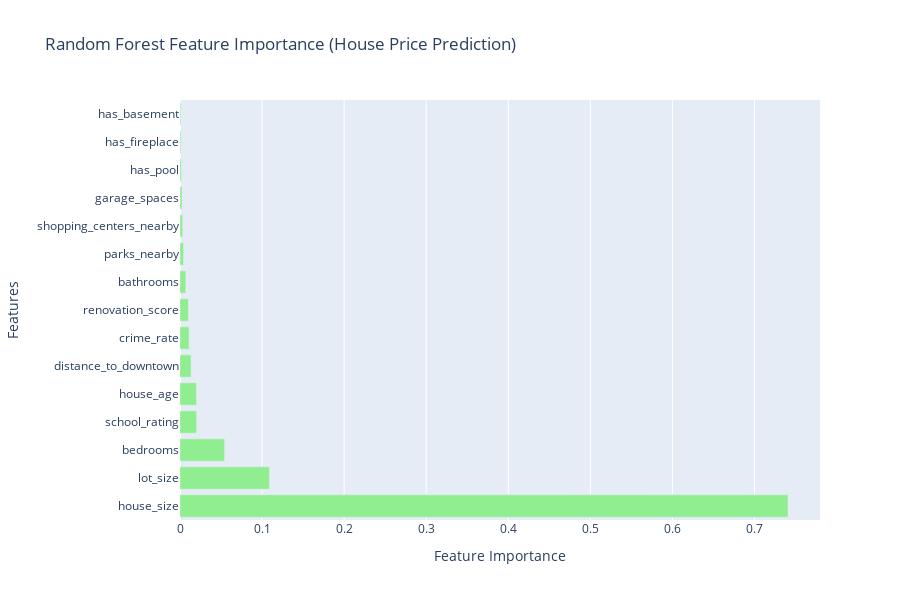
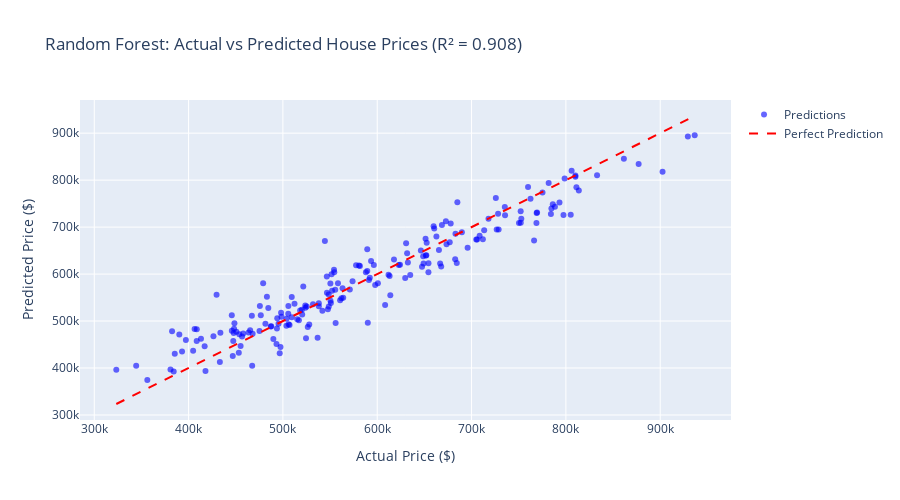
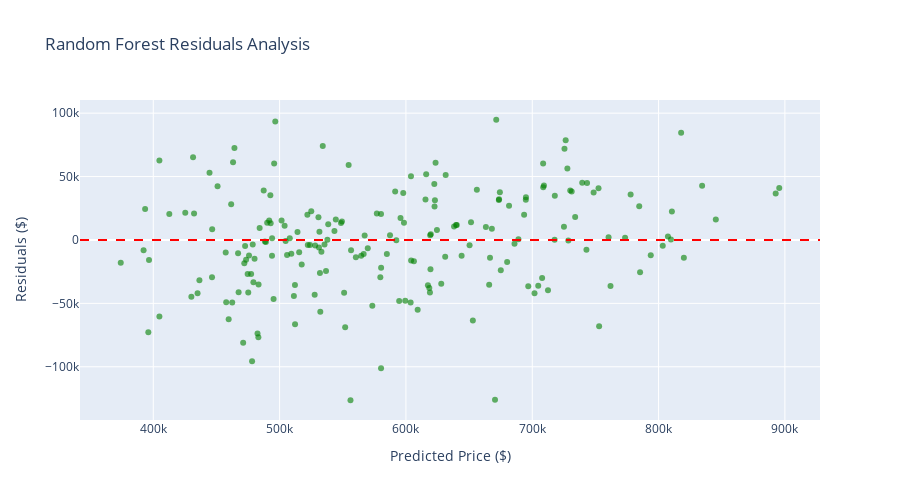
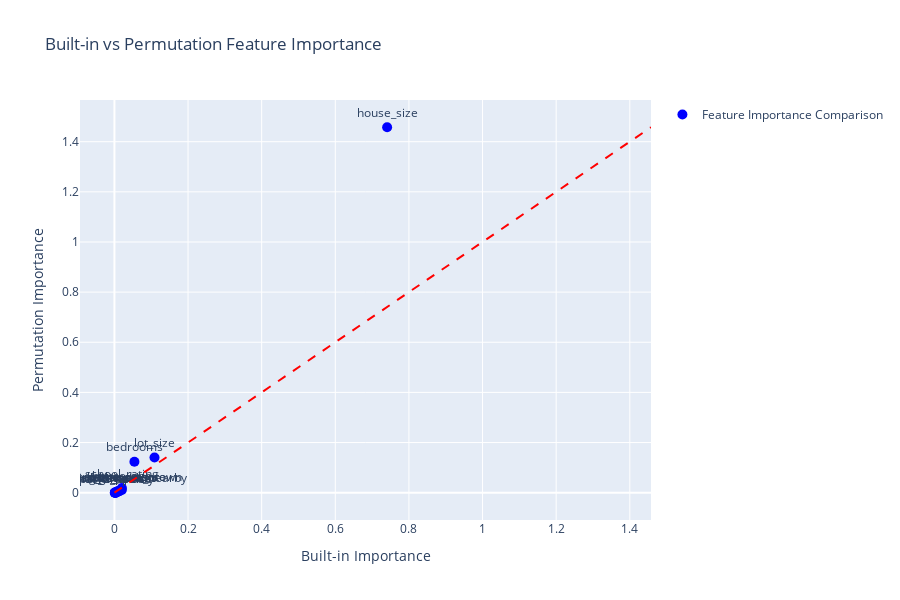

Notebook cell for these charts, in order:
### Code cell
# 2. RANDOM FOREST REGRESSION ANALYSIS
print(" 2. RANDOM FOREST REGRESSION ANALYSIS")
print("=" * 37)

# Prepare regression data
reg_features = ['house_size', 'bedrooms', 'bathrooms', 'garage_spaces', 'house_age',
 'lot_size', 'distance_to_downtown', 'school_rating', 'crime_rate',
 'parks_nearby', 'shopping_centers_nearby', 'renovation_score',
 'has_pool', 'has_fireplace', 'has_basement']
X_reg = regression_df[reg_features]
y_reg = regression_df['price']

# Split data
X_reg_train, X_reg_test, y_reg_train, y_reg_test = train_test_split(
 X_reg, y_reg, test_size=0.2, random_state=42
)

print(f"Training set: {X_reg_train.shape}")
print(f"Test set: {X_reg_test.shape}")

# Train Random Forest Regressor
rf_reg = RandomForestRegressor(n_estimators=100, oob_score=True, random_state=42)
rf_reg.fit(X_reg_train, y_reg_train)

# Predictions
y_reg_pred = rf_reg.predict(X_reg_test)

# Performance metrics
reg_mse = mean_squared_error(y_reg_test, y_reg_pred)
reg_r2 = r2_score(y_reg_test, y_reg_pred)
reg_mae = mean_absolute_error(y_reg_test, y_reg_pred)

print(f"\n Random Forest Regression Performance:")
print(f"• Test R²: {reg_r2:.4f}")
print(f"• Test RMSE: ${np.sqrt(reg_mse):,.0f}")
print(f"• Test MAE: ${reg_mae:,.0f}")
print(f"• OOB Score: {rf_reg.oob_score_:.4f}")

# Cross-validation
cv_scores_reg = cross_val_score(rf_reg, X_reg_train, y_reg_train, cv=5, scoring='r2')
print(f"• Cross-validation R²: {cv_scores_reg.mean():.4f} ± {cv_scores_reg.std():.4f}")

# Feature importance for regression
reg_importance = rf_reg.feature_importances_
reg_importance_df = pd.DataFrame({
 'Feature': reg_features,
 'Importance': reg_importance
}).sort_values('Importance', ascending=False)

print(f"\n Feature Importance Analysis (House Price Prediction):")
for _, row in reg_importance_df.iterrows():
 print(f"• {row['Feature']}: {row['Importance']:.4f}")

# Visualize regression feature importance
fig_reg_importance = go.Figure()

fig_reg_importance.add_trace(
 go.Bar(
 x=reg_importance_df['Importance'],
 y=reg_importance_df['Feature'],
 orientation='h',
 marker_color='lightgreen',
 hovertemplate="Feature: %{y}<br>Importance: %{x:.4f}<extra></extra>"
 )
)

fig_reg_importance.update_layout(
 title="Random Forest Feature Importance (House Price Prediction)",
 xaxis_title="Feature Importance",
 yaxis_title="Features",
 height=600
)
fig_reg_importance.show()

# Actual vs Predicted plot
fig_pred = go.Figure()

fig_pred.add_trace(
 go.Scatter(
 x=y_reg_test,
 y=y_reg_pred,
 mode='markers',
 marker=dict(color='blue', opacity=0.6),
 name='Predictions',
 hovertemplate="Actual: $%{x:,.0f}<br>Predicted: $%{y:,.0f}<extra></extra>"
 )
)

# Perfect prediction line
min_price = min(y_reg_test.min(), y_reg_pred.min())
max_price = max(y_reg_test.max(), y_reg_pred.max())

fig_pred.add_trace(
 go.Scatter(
 x=[min_price, max_price],
 y=[min_price, max_price],
 mode='lines',
 line=dict(color='red', dash='dash'),
 name='Perfect Prediction',
 hovertemplate="Perfect Line<extra></extra>"
 )
)

fig_pred.update_layout(
 title=f"Random Forest: Actual vs Predicted House Prices (R² = {reg_r2:.3f})",
 xaxis_title="Actual Price ($)",
 yaxis_title="Predicted Price ($)",
 height=500
)
fig_pred.show()

# Residuals analysis
residuals = y_reg_test - y_reg_pred

fig_residuals = go.Figure()

fig_residuals.add_trace(
 go.Scatter(
 x=y_reg_pred,
 y=residuals,
 mode='markers',
 marker=dict(color='green', opacity=0.6),
 hovertemplate="Predicted: $%{x:,.0f}<br>Residual: $%{y:,.0f}<extra></extra>"
 )
)

fig_residuals.add_hline(y=0, line_dash="dash", line_color="red")

fig_residuals.update_layout(
 title="Random Forest Residuals Analysis",
 xaxis_title="Predicted Price ($)",
 yaxis_title="Residuals ($)",
 height=500
)
fig_residuals.show()

# Permutation importance for more robust feature ranking
print(f"\n Permutation Importance Analysis:")

perm_importance = permutation_importance(
 rf_reg, X_reg_test, y_reg_test, n_repeats=10, random_state=42
)

perm_importance_df = pd.DataFrame({
 'Feature': reg_features,
 'Perm_Importance_Mean': perm_importance.importances_mean,
 'Perm_Importance_Std': perm_importance.importances_std
}).sort_values('Perm_Importance_Mean', ascending=False)

print("Permutation Importance (more robust than built-in importance):")
for _, row in perm_importance_df.head(5).iterrows():
 print(f"• {row['Feature']}: {row['Perm_Importance_Mean']:.4f} ± {row['Perm_Importance_Std']:.4f}")

# Compare built-in vs permutation importance
fig_importance_comparison = go.Figure()

# Merge dataframes for comparison
comparison_df = reg_importance_df.merge(
 perm_importance_df, on='Feature', suffixes=('_builtin', '_permutation')
)

fig_importance_comparison.add_trace(
 go.Scatter(
 x=comparison_df['Importance'],
 y=comparison_df['Perm_Importance_Mean'],
 mode='markers+text',
 text=comparison_df['Feature'],
 textposition='top center',
 marker=dict(size=10, color='blue'),
 name='Feature Importance Comparison',
 hovertemplate="Built-in: %{x:.4f}<br>Permutation: %{y:.4f}<br>Feature: %{text}<extra></extra>"
 )
)

# Add diagonal line for perfect correlation
max_importance = max(comparison_df['Importance'].max(), comparison_df['Perm_Importance_Mean'].max())
fig_importance_comparison.add_trace(
 go.Scatter(
 x=[0, max_importance],
 y=[0, max_importance],
 mode='lines',
 line=dict(color='red', dash='dash'),
 name='Perfect Correlation',
 showlegend=False
 )
)

fig_importance_comparison.update_layout(
 title="Built-in vs Permutation Feature Importance",
 xaxis_title="Built-in Importance",
 yaxis_title="Permutation Importance",
 height=600
)
fig_importance_comparison.show()

### Figure 1 — Plotly figure (JSON) as saved in the notebook; plotly's stock layout.template omitted (floating-point values rounded to 4 significant figures)
{"data": [{"hovertemplate": "Feature: %{y}<br>Importance: %{x:.4f}<extra></extra>", "marker": {"color": "lightgreen"}, "orientation": "h", "type": "bar", "x": [0.7408, 0.1089, 0.05434, 0.02027, 0.02013, 0.01348, 0.01106, 0.01029, 0.007038, 0.00427, 0.003269, 0.002398, 0.001547, 0.001136, 0.001041], "y": ["house_size", "lot_size", "bedrooms", "school_rating", "house_age", "distance_to_downtown", "crime_rate", "renovation_score", "bathrooms", "parks_nearby", "shopping_centers_nearby", "garage_spaces", "has_pool", "has_fireplace", "has_basement"]}], "layout": {"height": 600, "title": {"text": "Random Forest Feature Importance (House Price Prediction)"}, "xaxis": {"title": {"text": "Feature Importance"}}, "yaxis": {"title": {"text": "Features"}}}}

### Figure 2 — Plotly figure (JSON) as saved in the notebook; plotly's stock layout.template omitted (floating-point values rounded to 4 significant figures; data arrays with more than 128 entries replaced by an {"elided": "..."} marker saying what was removed)
{"data": [{"hovertemplate": "Actual: $%{x:,.0f}<br>Predicted: $%{y:,.0f}<extra></extra>", "marker": {"color": "blue", "opacity": 0.6}, "mode": "markers", "name": "Predictions", "type": "scatter", "x": {"elided": "200 float values"}, "y": {"elided": "200 float values"}}, {"hovertemplate": "Perfect Line<extra></extra>", "line": {"color": "red", "dash": "dash"}, "mode": "lines", "name": "Perfect Prediction", "type": "scatter", "x": [323400.0, 936600.0], "y": [323400.0, 936600.0]}], "layout": {"height": 500, "title": {"text": "Random Forest: Actual vs Predicted House Prices (R² = 0.908)"}, "xaxis": {"title": {"text": "Actual Price ($)"}}, "yaxis": {"title": {"text": "Predicted Price ($)"}}}}

### Figure 3 — Plotly figure (JSON) as saved in the notebook; plotly's stock layout.template omitted (floating-point values rounded to 4 significant figures; data arrays with more than 128 entries replaced by an {"elided": "..."} marker saying what was removed)
{"data": [{"hovertemplate": "Predicted: $%{x:,.0f}<br>Residual: $%{y:,.0f}<extra></extra>", "marker": {"color": "green", "opacity": 0.6}, "mode": "markers", "type": "scatter", "x": {"elided": "200 float values"}, "y": {"elided": "200 float values"}}], "layout": {"height": 500, "shapes": [{"line": {"color": "red", "dash": "dash"}, "type": "line", "x0": 0, "x1": 1, "xref": "x domain", "y0": 0, "y1": 0, "yref": "y"}], "title": {"text": "Random Forest Residuals Analysis"}, "xaxis": {"title": {"text": "Predicted Price ($)"}}, "yaxis": {"title": {"text": "Residuals ($)"}}}}

### Figure 4 — Plotly figure (JSON) as saved in the notebook; plotly's stock layout.template omitted (floating-point values rounded to 4 significant figures)
{"data": [{"hovertemplate": "Built-in: %{x:.4f}<br>Permutation: %{y:.4f}<br>Feature: %{text}<extra></extra>", "marker": {"color": "blue", "size": 10}, "mode": "markers+text", "name": "Feature Importance Comparison", "text": ["house_size", "lot_size", "bedrooms", "school_rating", "house_age", "distance_to_downtown", "crime_rate", "renovation_score", "bathrooms", "parks_nearby", "shopping_centers_nearby", "garage_spaces", "has_pool", "has_fireplace", "has_basement"], "textposition": "top center", "type": "scatter", "x": [0.7408, 0.1089, 0.05434, 0.02027, 0.02013, 0.01348, 0.01106, 0.01029, 0.007038, 0.00427, 0.003269, 0.002398, 0.001547, 0.001136, 0.001041], "y": [1.458, 0.1405, 0.1234, 0.01831, 0.01065, 0.005934, 0.006596, 0.004409, 0.004555, -0.0002799, 0.0002802, -0.0002142, 0.0009517, -0.0002934, 0.0001862]}, {"line": {"color": "red", "dash": "dash"}, "mode": "lines", "name": "Perfect Correlation", "showlegend": false, "type": "scatter", "x": [0, 1.458], "y": [0, 1.458]}], "layout": {"height": 600, "title": {"text": "Built-in vs Permutation Feature Importance"}, "xaxis": {"title": {"text": "Built-in Importance"}}, "yaxis": {"title": {"text": "Permutation Importance"}}}}
